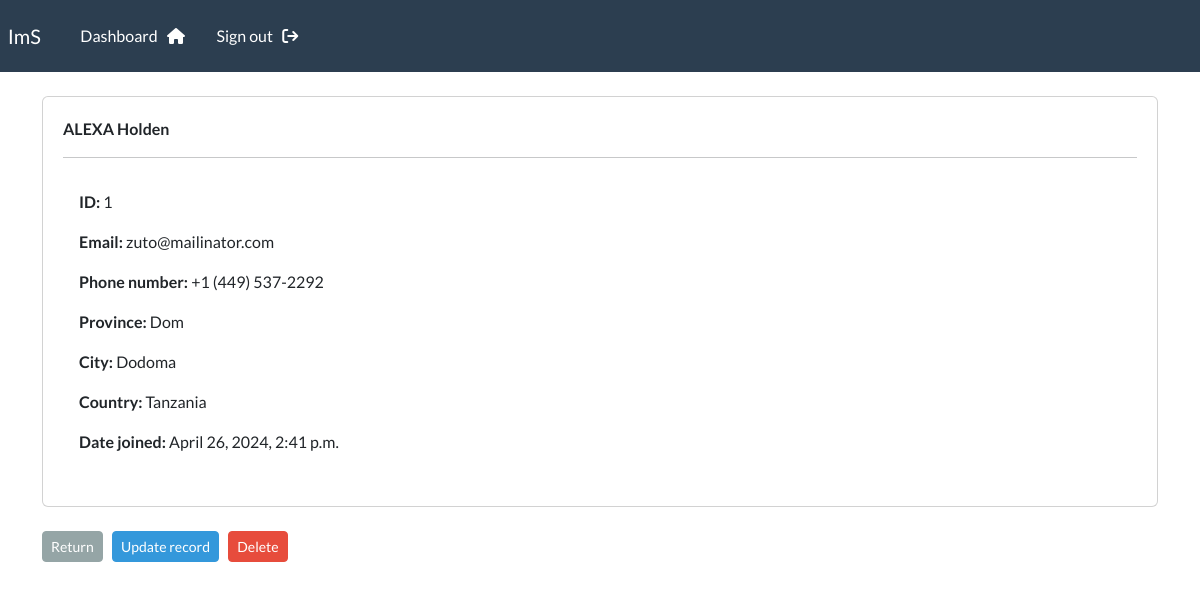
Screenshot of /record/1 (signed in) with the database file from the repository.
### webapp/models.py (models this page shows, shortened)
class Record(models.Model):
    creation_date = models.DateTimeField(auto_now_add=True)
    first_name = models.CharField(max_length=100)
    last_name = models.CharField(max_length=100)
    email = models.EmailField()
    phone = models.CharField(max_length=20)
    province = models.CharField(max_length=255)
    city = models.CharField(max_length=255)
    country = models.CharField(max_length=255)

### webapp/views.py (the view)
# urls.py: path('record/<int:pk>', views.view_record, name='record'),
@login_required(login_url='login')
def view_record(request, pk):
    all_records = Record.objects.get(id=pk)
    context = {'record':all_records}
    return render(request, 'webapp/view-record.html',context=context)

### webapp/templates/webapp/view-record.html (shortened to what this page needs)
{% extends 'webapp/base.html' %}
{% block content %}
    <div class="card" style="padding: 20px;">
        <strong>
            {{record.first_name|upper}}
            {{record.last_name}}
        </strong>
        <hr>
        <div class="card-body">
            <p><strong>ID: </strong> {{ record.id }}</p>
            <p><strong>Email: </strong> {{ record.email }}</p>
            <p><strong>Phone number: </strong> {{ record.phone }}</p>
            <p><strong>Province: </strong> {{ record.province }}</p>
            <p><strong>City: </strong> {{ record.city }}</p>
            <p><strong>Country: </strong> {{ record.country }}</p>
            <p><strong>Date joined: </strong> {{ record.creation_date }}</p>
        </div>
    </div>
    <br>
     <th><a class="btn btn-secondary btn-sm" href="{% url 'dashboard' %}">Return</a></th>
     <th><a class="btn btn-info btn-sm" href="{% url 'update-record' record.id  %}">Update record</a></th>
     <th><a class="btn btn-danger btn-sm" href="{% url 'delete' record.id %}">Delete</a></th>
{% endblock %}

### rows the page displays
Record: first_name "ALEXA", last_name "Holden", id "1", email "zuto@mailinator.com", phone "+1 (449) 537-2292", province "Dom", city "Dodoma", country "Tanzania", creation_date "April 26, 2024, 2:41 p.m."
